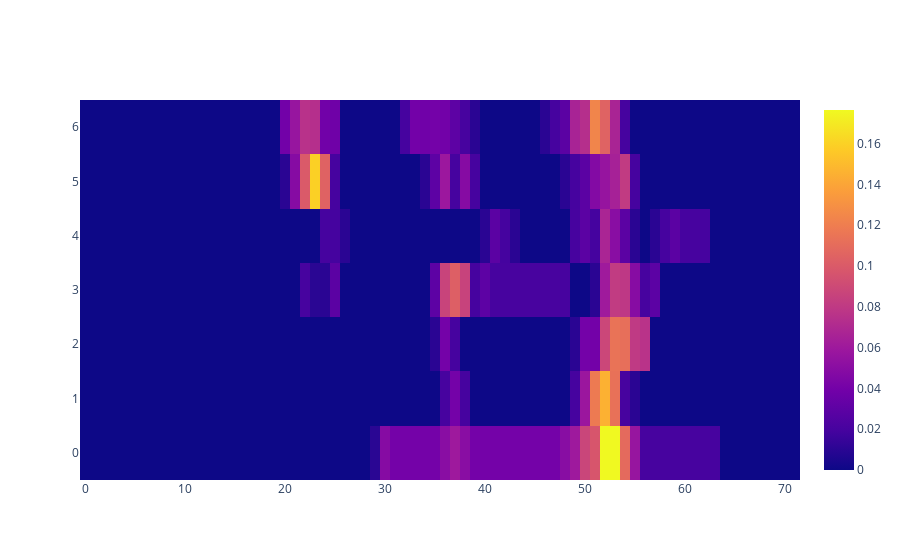

Source (notebook cell):
### Code cell
on_rate = np.full(ctx_info.get_ctx_space_shape(), -0.1)
xx = []
for dis in data["Range"]:
    on_rate[dis["coor"]] = dis["distribution"][1] / (dis["distribution"][0] + dis["distribution"][1])
    xx.append({"coor": dis["coor"], "on": dis["distribution"][1] / (dis["distribution"][0] + dis["distribution"][1])})
# print(sorted(xx, key=lambda x: -x["on"])[0:20])

fig = go.Figure(data=go.Heatmap(z=np.transpose(on_rate)))
fig.show()

### Figure 1 — Plotly figure (JSON) as saved in the notebook; plotly's stock layout.template omitted (floating-point values rounded to 4 significant figures; data arrays with more than 128 entries replaced by an {"elided": "..."} marker saying what was removed)
{"data": [{"type": "heatmap", "z": {"elided": "7x72 float values"}}], "layout": {}}
